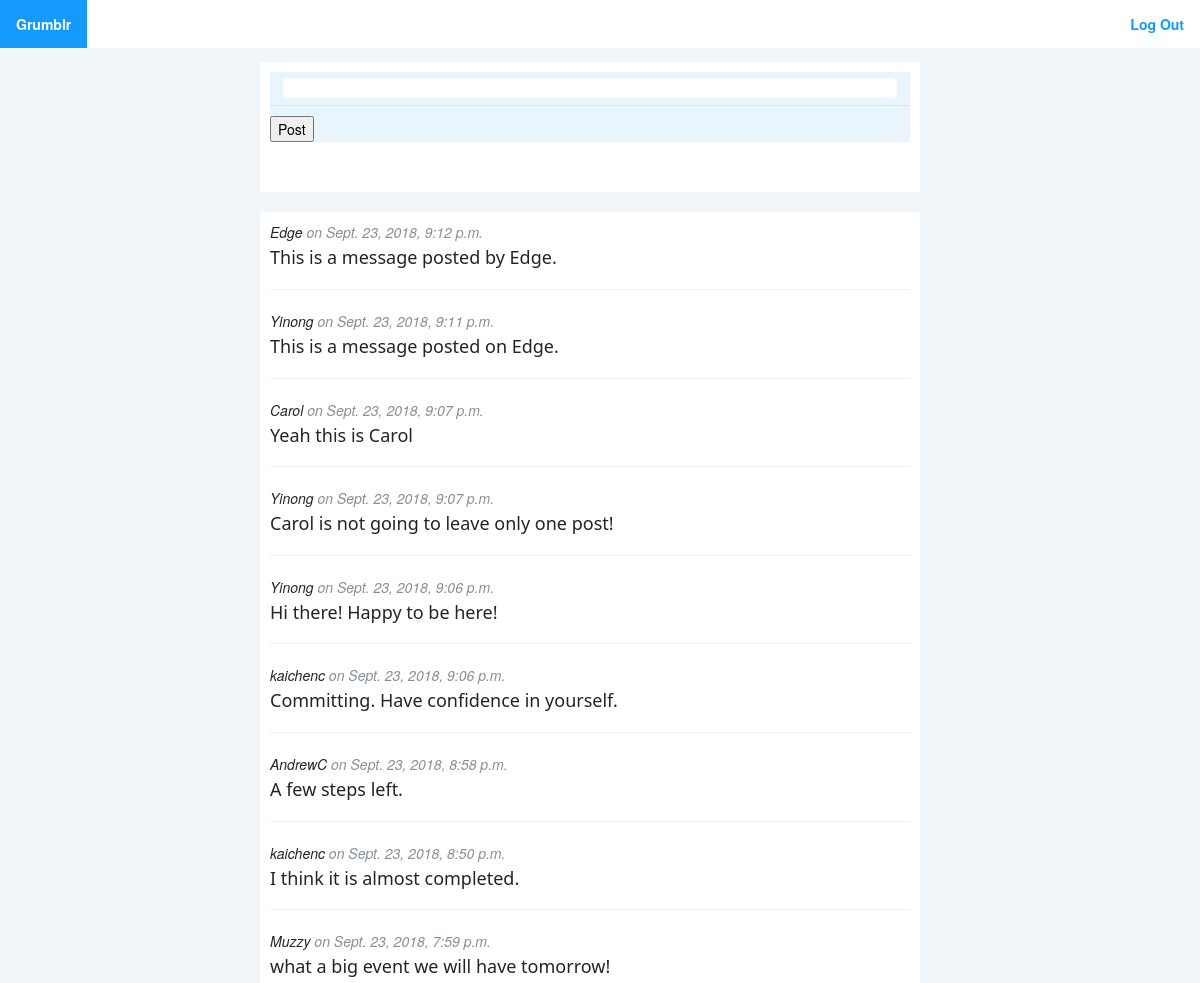
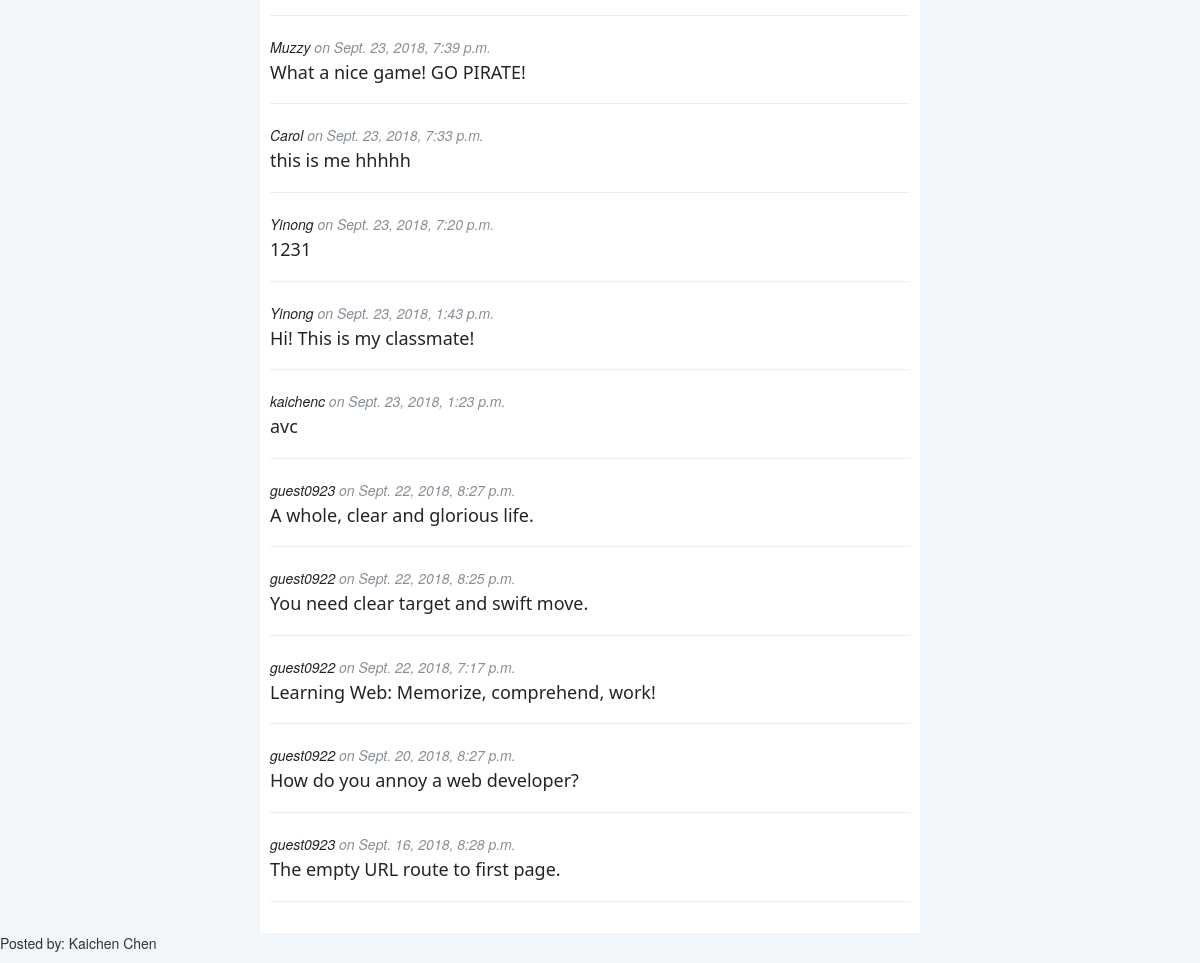
/ (signed in), run on the app's committed database (2 pictures, top to bottom).
### grumblr/models.py (models this page shows, shortened)
class Post(models.Model):
    body = models.CharField(max_length=42)
    author = models.ForeignKey(User, on_delete=models.CASCADE, default=2)
    pub_date = models.DateTimeField('date published')

### grumblr/views.py (the view)
# urls.py: path('', views.home, name="home"),
@login_required
def home(request):
    global_stream = Post.objects.order_by('-pub_date')[:]
    context = {"global_stream": global_stream}
    return render(request, 'grumblr/home.html', context)

### grumblr/templates/grumblr/home.html (shortened to what this page needs)
<!DOCTYPE html>
<html lang="en">
<head>
    {% load static %}
    <link href="{% static '/grumblr/vendor/bootstrap/css/bootstrap.min.css' %}" rel="stylesheet">
    <link rel="stylesheet" type="text/css" href="{% static '/grumblr/css/grumblr.css' %}">
</head>
<body>
<ul     class="mynav">
    <li class="mynav" style="float: left;"> <a class="myactive" href="{% url 'grumblr:home' %}">Grumblr</a></li>
    <li class="mynav" style="float: right;"> <a href="{% url 'grumblr:logout' %}">Log Out</a></li>
</ul>
<div class="container">
    <div class="row">
        <div class="col-lg-8 mx-auto" style="background-color: #FFFFFF; border: #FFFFFF solid 10px; border-bottom: #FFFFFF solid 30px">
            <form method="post" action="{% url 'grumblr:post' %}" name="post" novalidate style="background-color: #e8f5fd ">
                <div class="control-group">
                    <div class="form-group floating-label-form-group">
                        <input name="body" type="text" style=" background-color: #ffffff; width:96%; border-radius:5px; margin: 1% 2% 0% 2%;">
                    </div>
                </div>
                <div class="form-group">
                    <input type="submit" value="Post" />
                </div>
            </form>
        </div>
    </div>
</div>
<br/>
<div class="container">
    <div class="row">
        <div class="col-lg-8 mx-auto" style="background-color: #FFFFFF; border: #FFFFFF solid 10px">
            {% for posts in global_stream %}
            <div class="post-preview">
                <p class="post-meta">
                    <a href="{% url 'grumblr:profile' posts.author.username %}"> {{ posts.author.username }} </a>
                    on {{ posts.pub_date }}
                </p>
                <a href="{% url 'grumblr:profile' posts.author.username %}">
                    <h3 class="post-subtitle">
                        {{ posts.body }}
                        <br/>
                    </h3>
                </a>
            </div>
            <hr>
            {% endfor %}
        </div>
    </div>
</div>
<footer>
    <p>Posted by: Kaichen Chen</p>
</footer>
</body>
</html>

### grumblr/static/grumblr/css/grumblr.css (style rules this page uses)
body { background-color: #f0f6fa; }
ul.mynav { list-style-type: none; margin: 0; padding: 0; overflow: hidden; background-color: #FFFFFF; margin-bottom: 14px; }
li.mynav a { display: block; color: #139afb; text-align: center; font-weight: bold; padding: 14px 16px; text-decoration: none; }
li.mynav a.myactive { background-color: #139afb; color: #FFFFFF; }
.col-lg-8 { -ms-flex: 0 0 66.666667%; flex: 0 0 66.666667%; max-width: 66.666667%; }
.mr-auto, .mx-auto { margin-right: auto !important; }
.ml-auto, .mx-auto { margin-left: auto !important; }
.post-preview > a { color: #212529; }
.post-preview .post-subtitle { font-weight: 400; margin: -5px 0 10px; font-size: 18px; font-family: "Segoe UI", Segoe, serif ; line-height: 120%; }
.post-preview > .post-meta { font-size: 14px; font-style: italic; margin-top: 0; color: #868e96; }
.post-preview > .post-meta > a { text-decoration: none; color: #212529; }
.floating-label-form-group { font-size: 14px; position: relative; margin-bottom: 0; padding-bottom: 0.5em; border-bottom: 1px solid #dee2e6; }
.floating-label-form-group input, .floating-label-form-group textarea { font-size: 1.5em; position: relative; z-index: 1; padding: 0; resize: none; border: none; border-radius: 0; background: none; box-shadow: none !important; font-family: 'Lora', 'Times New Roman', serif; }

### data on the page
Post: author.username "Edge", pub_date "Sept. 23, 2018, 9:12 p.m.", body "This is a message posted by Edge."
Post: author.username "Yinong", pub_date "Sept. 23, 2018, 9:11 p.m.", body "This is a message posted on Edge."
Post: author.username "Carol", pub_date "Sept. 23, 2018, 9:07 p.m.", body "Yeah this is Carol"
Post: author.username "Yinong", pub_date "Sept. 23, 2018, 9:07 p.m.", body "Carol is not going to leave only one post!"
Post: author.username "Yinong", pub_date "Sept. 23, 2018, 9:06 p.m.", body "Hi there! Happy to be here!"
Post: author.username "kaichenc", pub_date "Sept. 23, 2018, 9:06 p.m.", body "Committing. Have confidence in yourself."
Post: author.username "AndrewC", pub_date "Sept. 23, 2018, 8:58 p.m.", body "A few steps left."
Post: author.username "kaichenc", pub_date "Sept. 23, 2018, 8:50 p.m.", body "I think it is almost completed."
Post: author.username "Muzzy", pub_date "Sept. 23, 2018, 7:59 p.m.", body "what a big event we will have tomorrow!"
Post: author.username "Muzzy", pub_date "Sept. 23, 2018, 7:39 p.m.", body "What a nice game! GO PIRATE!"
Post: author.username "Carol", pub_date "Sept. 23, 2018, 7:33 p.m.", body "this is me hhhhh"
Post: author.username "Yinong", pub_date "Sept. 23, 2018, 7:20 p.m.", body "1231"
Post: author.username "Yinong", pub_date "Sept. 23, 2018, 1:43 p.m.", body "Hi! This is my classmate!"
Post: author.username "kaichenc", pub_date "Sept. 23, 2018, 1:23 p.m.", body "avc"
Post: author.username "guest0923", pub_date "Sept. 22, 2018, 8:27 p.m.", body "A whole, clear and glorious life."
Post: author.username "guest0922", pub_date "Sept. 22, 2018, 8:25 p.m.", body "You need clear target and swift move."
Post: author.username "guest0922", pub_date "Sept. 22, 2018, 7:17 p.m.", body "Learning Web: Memorize, comprehend, work!"
Post: author.username "guest0922", pub_date "Sept. 20, 2018, 8:27 p.m.", body "How do you annoy a web developer?"
Post: author.username "guest0923", pub_date "Sept. 16, 2018, 8:28 p.m.", body "The empty URL route to first page."
